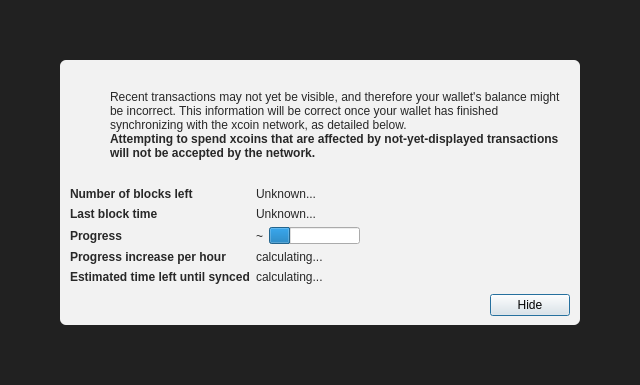
<?xml version="1.0" encoding="UTF-8"?>
<ui version="4.0">
 <class>ModalOverlay</class>
 <widget class="ModalOverlay" name="ModalOverlay">
  <property name="geometry">
   <rect>
    <x>0</x>
    <y>0</y>
    <width>640</width>
    <height>385</height>
   </rect>
  </property>
  <property name="windowTitle">
   <string>Form</string>
  </property>
  <layout class="QVBoxLayout" name="verticalLayout" stretch="0">
   <property name="sizeConstraint">
    <enum>QLayout::SetDefaultConstraint</enum>
   </property>
   <property name="leftMargin">
    <number>0</number>
   </property>
   <property name="topMargin">
    <number>0</number>
   </property>
   <property name="rightMargin">
    <number>0</number>
   </property>
   <property name="bottomMargin">
    <number>0</number>
   </property>
   <item>
    <widget class="QWidget" name="bgWidget" native="true">
     <property name="styleSheet">
      <string notr="true">#bgWidget { background: rgba(0,0,0,220); }</string>
     </property>
     <layout class="QVBoxLayout" name="verticalLayoutMain" stretch="1">
      <property name="leftMargin">
       <number>60</number>
      </property>
      <property name="topMargin">
       <number>60</number>
      </property>
      <property name="rightMargin">
       <number>60</number>
      </property>
      <property name="bottomMargin">
       <number>60</number>
      </property>
      <item>
       <widget class="QWidget" name="contentWidget" native="true">
        <property name="styleSheet">
         <string notr="true">#contentWidget { background: rgba(255,255,255,240); border-radius: 6px; }

QLabel { color: rgb(40,40,40);  }</string>
        </property>
        <layout class="QVBoxLayout" name="verticalLayoutSub" stretch="1,0,0,0">
         <property name="spacing">
          <number>0</number>
         </property>
         <property name="leftMargin">
          <number>10</number>
         </property>
         <property name="topMargin">
          <number>10</number>
         </property>
         <property name="rightMargin">
          <number>10</number>
         </property>
         <property name="bottomMargin">
          <number>10</number>
         </property>
         <item>
          <layout class="QHBoxLayout" name="horizontalLayoutIconText" stretch="0,1">
           <property name="topMargin">
            <number>20</number>
           </property>
           <item>
            <layout class="QVBoxLayout" name="verticalLayoutIcon">
             <property name="leftMargin">
              <number>0</number>
             </property>
             <item>
              <widget class="QPushButton" name="warningIcon">
               <property name="enabled">
                <bool>false</bool>
               </property>
               <property name="text">
                <string/>
               </property>
               <property name="icon">
                <iconset>
                 <normaloff>:/icons/warning</normaloff>
                 <disabledoff>:/icons/warning</disabledoff>:/icons/warning</iconset>
               </property>
               <property name="iconSize">
                <size>
                 <width>48</width>
                 <height>48</height>
                </size>
               </property>
               <property name="flat">
                <bool>true</bool>
               </property>
              </widget>
             </item>
             <item>
              <spacer name="verticalSpacerWarningIcon">
               <property name="orientation">
                <enum>Qt::Vertical</enum>
               </property>
               <property name="sizeHint" stdset="0">
                <size>
                 <width>20</width>
                 <height>40</height>
                </size>
               </property>
              </spacer>
             </item>
            </layout>
           </item>
           <item>
            <layout class="QVBoxLayout" name="verticalLayoutInfoText">
             <property name="leftMargin">
              <number>0</number>
             </property>
             <property name="topMargin">
              <number>0</number>
             </property>
             <item>
              <widget class="QLabel" name="infoText">
               <property name="text">
                <string>Recent transactions may not yet be visible, and therefore your wallet's balance might be incorrect. This information will be correct once your wallet has finished synchronizing with the xcoin network, as detailed below.</string>
               </property>
               <property name="textFormat">
                <enum>Qt::RichText</enum>
               </property>
               <property name="wordWrap">
                <bool>true</bool>
               </property>
              </widget>
             </item>
             <item>
              <widget class="QLabel" name="infoTextStrong">
               <property name="font">
                <font>
                 <weight>75</weight>
                 <bold>true</bold>
                </font>
               </property>
               <property name="text">
                <string>Attempting to spend xcoins that are affected by not-yet-displayed transactions will not be accepted by the network.</string>
               </property>
               <property name="textFormat">
                <enum>Qt::RichText</enum>
               </property>
               <property name="wordWrap">
                <bool>true</bool>
               </property>
              </widget>
             </item>
             <item>
              <spacer name="verticalSpacerInTextSpace">
               <property name="orientation">
                <enum>Qt::Vertical</enum>
               </property>
               <property name="sizeHint" stdset="0">
                <size>
                 <width>20</width>
                 <height>40</height>
                </size>
               </property>
              </spacer>
             </item>
            </layout>
           </item>
          </layout>
         </item>
         <item>
          <spacer name="verticalSpacerAfterText">
           <property name="orientation">
            <enum>Qt::Vertical</enum>
           </property>
           <property name="sizeHint" stdset="0">
            <size>
             <width>20</width>
             <height>40</height>
            </size>
           </property>
          </spacer>
         </item>
         <item>
          <layout class="QFormLayout" name="formLayout">
           <property name="fieldGrowthPolicy">
            <enum>QFormLayout::FieldsStayAtSizeHint</enum>
           </property>
           <property name="horizontalSpacing">
            <number>6</number>
           </property>
           <property name="verticalSpacing">
            <number>6</number>
           </property>
           <property name="topMargin">
            <number>10</number>
           </property>
           <item row="0" column="0">
            <widget class="QLabel" name="labelNumberOfBlocksLeft">
             <property name="font">
              <font>
               <weight>75</weight>
               <bold>true</bold>
              </font>
             </property>
             <property name="text">
              <string>Number of blocks left</string>
             </property>
            </widget>
           </item>
           <item row="0" column="1">
            <widget class="QLabel" name="numberOfBlocksLeft">
             <property name="text">
              <string>Unknown...</string>
             </property>
            </widget>
           </item>
           <item row="1" column="0">
            <widget class="QLabel" name="labelLastBlockTime">
             <property name="font">
              <font>
               <weight>75</weight>
               <bold>true</bold>
              </font>
             </property>
             <property name="text">
              <string>Last block time</string>
             </property>
            </widget>
           </item>
           <item row="1" column="1">
            <widget class="QLabel" name="newestBlockDate">
             <property name="sizePolicy">
              <sizepolicy hsizetype="Maximum" vsizetype="Preferred">
               <horstretch>0</horstretch>
               <verstretch>0</verstretch>
              </sizepolicy>
             </property>
             <property name="text">
              <string>Unknown...</string>
             </property>
            </widget>
           </item>
           <item row="2" column="0">
            <widget class="QLabel" name="labelSyncDone">
             <property name="font">
              <font>
               <weight>75</weight>
               <bold>true</bold>
              </font>
             </property>
             <property name="text">
              <string>Progress</string>
             </property>
            </widget>
           </item>
           <item row="2" column="1">
            <layout class="QHBoxLayout" name="horizontalLayoutSync" stretch="0,1">
             <item>
              <widget class="QLabel" name="percentageProgress">
               <property name="text">
                <string notr="true">~</string>
               </property>
              </widget>
             </item>
             <item>
              <widget class="QProgressBar" name="progressBar">
               <property name="value">
                <number>24</number>
               </property>
               <property name="format">
                <string/>
               </property>
              </widget>
             </item>
            </layout>
           </item>
           <item row="4" column="0">
            <widget class="QLabel" name="labelProgressIncrease">
             <property name="font">
              <font>
               <weight>75</weight>
               <bold>true</bold>
              </font>
             </property>
             <property name="text">
              <string>Progress increase per hour</string>
             </property>
            </widget>
           </item>
           <item row="4" column="1">
            <widget class="QLabel" name="progressIncreasePerH">
             <property name="text">
              <string>calculating...</string>
             </property>
            </widget>
           </item>
           <item row="5" column="0">
            <widget class="QLabel" name="labelEstimatedTimeLeft">
             <property name="font">
              <font>
               <weight>75</weight>
               <bold>true</bold>
              </font>
             </property>
             <property name="text">
              <string>Estimated time left until synced</string>
             </property>
            </widget>
           </item>
           <item row="5" column="1">
            <widget class="QLabel" name="expectedTimeLeft">
             <property name="text">
              <string>calculating...</string>
             </property>
            </widget>
           </item>
          </layout>
         </item>
         <item>
          <layout class="QHBoxLayout" name="horizontalLayoutButtons">
           <property name="leftMargin">
            <number>10</number>
           </property>
           <property name="topMargin">
            <number>10</number>
           </property>
           <item>
            <spacer name="horizontalSpacer">
             <property name="orientation">
              <enum>Qt::Horizontal</enum>
             </property>
             <property name="sizeHint" stdset="0">
              <size>
               <width>40</width>
               <height>20</height>
              </size>
             </property>
            </spacer>
           </item>
           <item>
            <widget class="QPushButton" name="closeButton">
             <property name="text">
              <string>Hide</string>
             </property>
             <property name="focusPolicy">
              <enum>Qt::StrongFocus</enum>
             </property>
             <property name="default">
              <bool>true</bool>
             </property>
            </widget>
           </item>
          </layout>
         </item>
        </layout>
       </widget>
      </item>
     </layout>
    </widget>
   </item>
  </layout>
 </widget>
 <customwidgets>
  <customwidget>
   <class>ModalOverlay</class>
   <extends>QWidget</extends>
   <header>qt/modaloverlay.h</header>
   <container>1</container>
  </customwidget>
 </customwidgets>
 <resources/>
 <connections/>
</ui>
